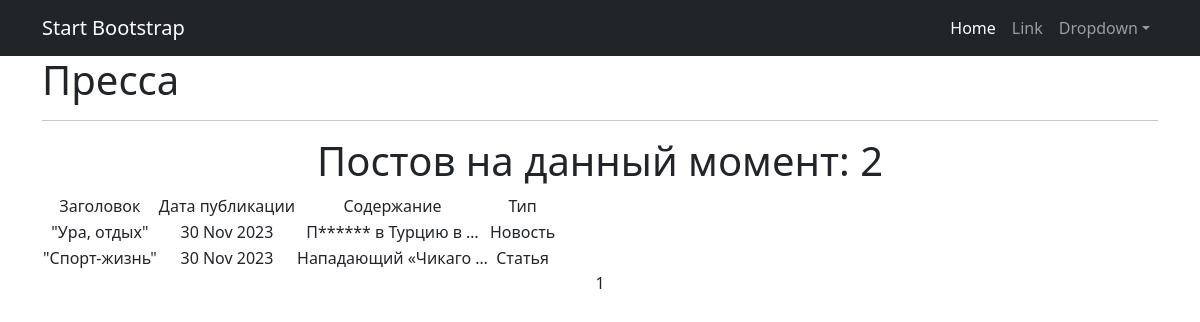
The app's page /posts/, older data.
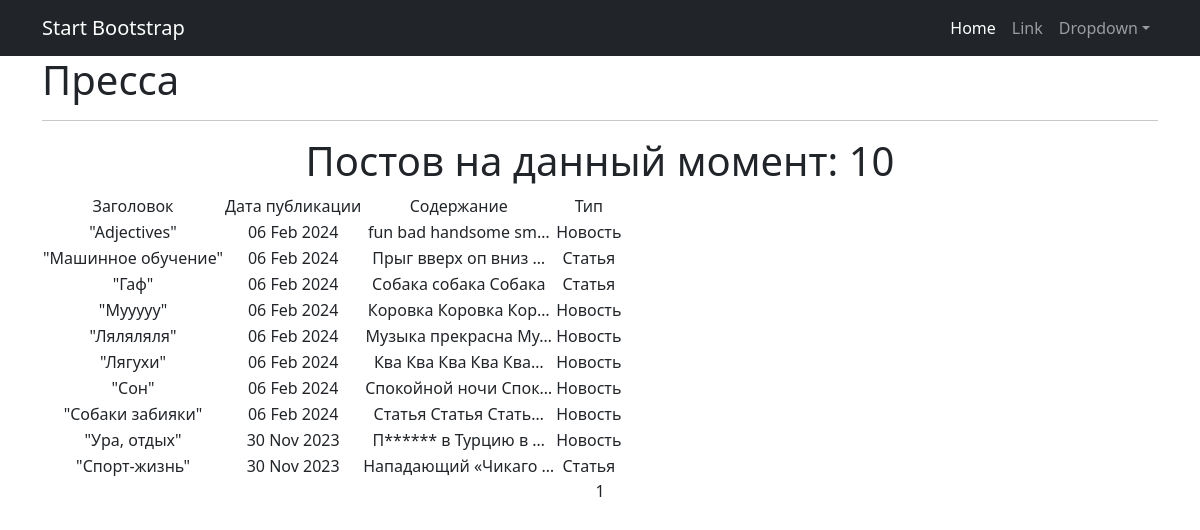
The same page, newer data.
### news/models.py (models this page shows, shortened)
class Post(models.Model):
    article = "AR"
    news = "NE"
    POSITIONS = [
        (article, "Статья"),
        (news, "Новость"),
    ]
    time_in = models.DateTimeField(auto_now_add=True)
    type_of_post = models.CharField(max_length=2,
                                    choices=POSITIONS,
                                    default=news
                                    )
    heading = models.CharField(max_length=30)
    text_of_post = models.TextField(max_length=2000)
    rating = models.FloatField(default=0.0)
    author = models.ForeignKey(Author, on_delete=models.CASCADE)
    category = models.ManyToManyField(Category, through='PostCategory')

### news/views.py (the view)
# urls.py: path('', PostList.as_view(), name='posts_list'),
class PostList(ListView):
    model = Post
    ordering = '-time_in'
    template_name = 'posts_info/posts.html'
    context_object_name = 'posts'
    paginate_by = 10

### news/templatetags/custom_filters.py (called while the page is built)
@register.filter()
def censor(text):
    text_list = text.split()
    censored_text_list = []
    bad_words = ['поездка', 'стоимость']
    for word in text_list:
        clean_word = ''.join(c for c in word if c not in string.punctuation)
        if clean_word.lower() in bad_words:
            censored_word = clean_word[0] + (len(clean_word) - 1) * '*'
            censored_text_list.append(word.replace(clean_word, censored_word))
        else:
            censored_text_list.append(word)
    return ' '.join(censored_text_list)

### templates/posts_info/posts.html (shortened to what this page needs)
{% extends 'default.html' %}
{% load custom_filters %}
{% load custom_tags %}
{% block content %}
    <div align="left" >
        <h1>
            Пресса
        </h1>
    </div>
    <hr>
    {% if posts %}
        <h1>Постов на данный момент: {{ posts|length }}</h1>
        <table>
            <tr>
                <td>Заголовок</td>
                <td>Дата публикации</td>
                <td>Содержание</td>
                <td>Тип</td>
            </tr>
            {% for post in posts %}
                <tr>
                    <td>"{{ post.heading }}"</td>
                    <td>{{ post.time_in|date:'d M Y' }}</td>
                    <td>{{ post.text_of_post|censor|truncatechars:20 }}</td>
                    <td>{{ post.get_type_of_post_display }}</td>
                    <td>
                    </td>
                </tr>
            {% endfor %}
        </table>
    {% else %}
        <h2>Постов нет!</h2>
    {% endif %}
    {{ page_obj.number }}
{% endblock content %}

### templates/default.html (shortened to what this page needs)
<!DOCTYPE html>
<html lang="en">
    <head>
        {% load static %}
         <link href="{% static 'css/styles.css' %}" rel="stylesheet" />
    </head>
    <body>
        <nav class="navbar navbar-expand-lg navbar-dark bg-dark">
            <div class="container">
                <a class="navbar-brand" href="#">Start Bootstrap</a>
                <div class="collapse navbar-collapse" id="navbarSupportedContent">
                    <ul class="navbar-nav ms-auto mb-2 mb-lg-0">
                        <li class="nav-item"><a class="nav-link active" aria-current="page" href="#">Home</a></li>
                        <li class="nav-item"><a class="nav-link" href="#">Link</a></li>
                        <li class="nav-item dropdown">
                            <a class="nav-link dropdown-toggle" id="navbarDropdown" href="#" role="button" data-bs-toggle="dropdown" aria-expanded="false">Dropdown</a>
                        </li>
                    </ul>
                </div>
            </div>
        </nav>
        <div class="container">
            <div class="row">
                <div class="col-lg-12 text-center">
                    {% block content %}
                    {% endblock content %}
                </div>
            </div>
        </div>
    </body>
</html>

Row changes from the older to the newer data that the page shows:
added Post: heading "Adjectives", time_in "06 Feb 2024", text_of_post|censor "fun bad handsome sm…", type_of_post "Новость"
added Post: heading "Машинное обучение", time_in "06 Feb 2024", text_of_post|censor "Прыг вверх оп вниз …", type_of_post "Статья"
added Post: heading "Гаф", time_in "06 Feb 2024", text_of_post|censor "Собака собака Собака", type_of_post "Статья"
added Post: heading "Мууууу", time_in "06 Feb 2024", text_of_post|censor "Коровка Коровка Кор…", type_of_post "Новость"
added Post: heading "Ляляляля", time_in "06 Feb 2024", text_of_post|censor "Музыка прекрасна Му…", type_of_post "Новость"
added Post: heading "Лягухи", time_in "06 Feb 2024", text_of_post|censor "Ква Ква Ква Ква Ква…", type_of_post "Новость"
added Post: heading "Сон", time_in "06 Feb 2024", text_of_post|censor "Спокойной ночи Спок…", type_of_post "Новость"
added Post: heading "Собаки забияки", time_in "06 Feb 2024", text_of_post|censor "Статья Статья Стать…", type_of_post "Новость"
Text that changed along with them:
{{ posts|length }}: "2" → "10"
